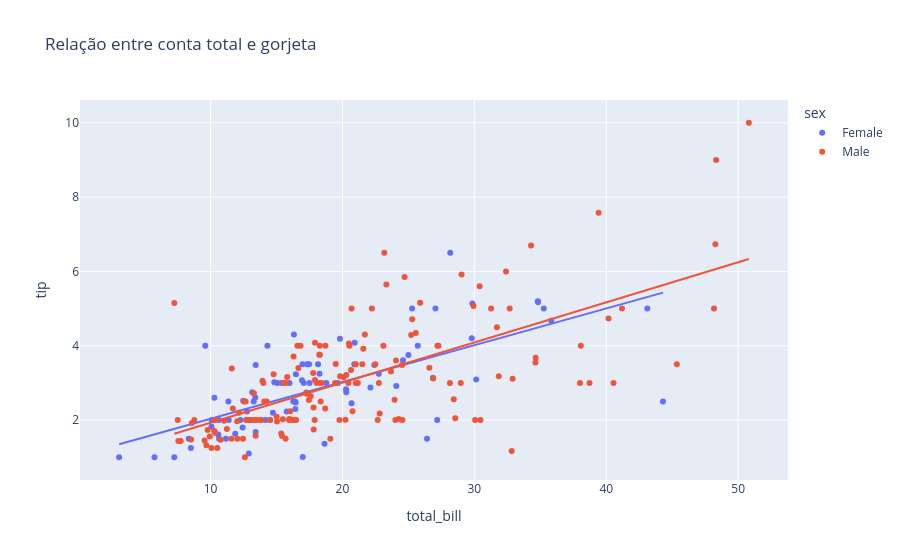

The cell this chart's notebook holds for it:
### Code cell
# Criar um gráfico de dispersão simples
fig_scatter = px.scatter(
    tips,
    x="total_bill",
    y="tip",
    title="Relação entre conta total e gorjeta",
    color="sex",
    trendline="ols"
)
fig_scatter

### Figure 1 — Plotly figure (JSON) as saved in the notebook; plotly's stock layout.template omitted (floating-point values rounded to 4 significant figures; data arrays with more than 128 entries replaced by an {"elided": "..."} marker saying what was removed)
{"data": [{"hovertemplate": "sex=Female<br>total_bill=%{x}<br>tip=%{y}<extra></extra>", "legendgroup": "Female", "marker": {"color": "#636efa", "symbol": "circle"}, "mode": "markers", "name": "Female", "orientation": "v", "showlegend": true, "type": "scatter", "x": [16.99, 24.59, 35.26, 14.83, 10.33, 16.97, 20.29, 15.77, 19.65, 15.06, 20.69, 16.93, 10.29, 34.81, 26.41, 16.45, 3.07, 17.07, 26.86, 25.28, 14.73, 10.07, 34.83, 5.75, 16.32, 22.75, 11.35, 15.38, 44.3, 22.42, 20.92, 14.31, 7.25, 25.71, 17.31, 10.65, 12.43, 24.08, 13.42, 12.48, 29.8, 14.52, 11.38, 20.27, 11.17, 12.26, 18.26, 8.51, 10.33, 14.15, 13.16, 17.47, 27.05, 16.43, 8.35, 18.64, 11.87, 29.85, 25.0, 13.39, 16.21, 17.51, 10.59, 10.63, 9.6, 20.9, 18.15, 19.81, 43.11, 13.0, 12.74, 13.0, 16.4, 16.47, 12.76, 13.27, 28.17, 12.9, 30.14, 13.42, 15.98, 16.27, 10.09, 22.12, 35.83, 27.18, 18.78], "xaxis": "x", "y": [1.01, 3.61, 5.0, 3.02, 1.67, 3.5, 2.75, 2.23, 3.0, 3.0, 2.45, 3.07, 2.6, 5.2, 1.5, 2.47, 1.0, 3.0, 3.14, 5.0, 2.2, 1.83, 5.17, 1.0, 4.3, 3.25, 2.5, 3.0, 2.5, 3.48, 4.08, 4.0, 1.0, 4.0, 3.5, 1.5, 1.8, 2.92, 1.68, 2.52, 4.2, 2.0, 2.0, 2.83, 1.5, 2.0, 3.25, 1.25, 2.0, 2.0, 2.75, 3.5, 5.0, 2.3, 1.5, 1.36, 1.63, 5.14, 3.75, 2.61, 2.0, 3.0, 1.61, 2.0, 4.0, 3.5, 3.5, 4.19, 5.0, 2.0, 2.01, 2.0, 2.5, 3.23, 2.23, 2.5, 6.5, 1.1, 3.09, 3.48, 3.0, 2.5, 2.0, 2.88, 4.67, 2.0, 3.0], "yaxis": "y"}, {"hovertemplate": "<b>OLS trendline</b><br>tip = 0.0988779 * total_bill + 1.04802<br>R<sup>2</sup>=0.466488<br><br>sex=Female<br>total_bill=%{x}<br>tip=%{y} <b>(trend)</b><extra></extra>", "legendgroup": "Female", "marker": {"color": "#636efa", "symbol": "circle"}, "mode": "lines", "name": "Female", "showlegend": false, "type": "scatter", "x": [3.07, 5.75, 7.25, 8.35, 8.51, 9.6, 10.07, 10.09, 10.29, 10.33, 10.33, 10.59, 10.63, 10.65, 11.17, 11.35, 11.38, 11.87, 12.26, 12.43, 12.48, 12.74, 12.76, 12.9, 13.0, 13.0, 13.16, 13.27, 13.39, 13.42, 13.42, 14.15, 14.31, 14.52, 14.73, 14.83, 15.06, 15.38, 15.77, 15.98, 16.21, 16.27, 16.32, 16.4, 16.43, 16.45, 16.47, 16.93, 16.97, 16.99, 17.07, 17.31, 17.47, 17.51, 18.15, 18.26, 18.64, 18.78, 19.65, 19.81, 20.27, 20.29, 20.69, 20.9, 20.92, 22.12, 22.42, 22.75, 24.08, 24.59, 25.0, 25.28, 25.71, 26.41, 26.86, 27.05, 27.18, 28.17, 29.8, 29.85, 30.14, 34.81, 34.83, 35.26, 35.83, 43.11, 44.3], "xaxis": "x", "y": [1.352, 1.617, 1.765, 1.874, 1.889, 1.997, 2.044, 2.046, 2.065, 2.069, 2.069, 2.095, 2.099, 2.101, 2.152, 2.17, 2.173, 2.222, 2.26, 2.277, 2.282, 2.308, 2.31, 2.324, 2.333, 2.333, 2.349, 2.36, 2.372, 2.375, 2.375, 2.447, 2.463, 2.484, 2.504, 2.514, 2.537, 2.569, 2.607, 2.628, 2.651, 2.657, 2.662, 2.67, 2.673, 2.675, 2.677, 2.722, 2.726, 2.728, 2.736, 2.76, 2.775, 2.779, 2.843, 2.854, 2.891, 2.905, 2.991, 3.007, 3.052, 3.054, 3.094, 3.115, 3.117, 3.235, 3.265, 3.297, 3.429, 3.479, 3.52, 3.548, 3.59, 3.659, 3.704, 3.723, 3.736, 3.833, 3.995, 4.0, 4.028, 4.49, 4.492, 4.534, 4.591, 5.311, 5.428], "yaxis": "y"}, {"hovertemplate": "sex=Male<br>total_bill=%{x}<br>tip=%{y}<extra></extra>", "legendgroup": "Male", "marker": {"color": "#EF553B", "symbol": "circle"}, "mode": "markers", "name": "Male", "orientation": "v", "showlegend": true, "type": "scatter", "x": {"elided": "157 float values"}, "xaxis": "x", "y": {"elided": "157 float values"}, "yaxis": "y"}, {"hovertemplate": "<b>OLS trendline</b><br>tip = 0.107861 * total_bill + 0.852148<br>R<sup>2</sup>=0.448569<br><br>sex=Male<br>total_bill=%{x}<br>tip=%{y} <b>(trend)</b><extra></extra>", "legendgroup": "Male", "marker": {"color": "#EF553B", "symbol": "circle"}, "mode": "lines", "name": "Male", "showlegend": false, "type": "scatter", "x": {"elided": "157 float values"}, "xaxis": "x", "y": {"elided": "157 float values"}, "yaxis": "y"}], "layout": {"legend": {"title": {"text": "sex"}, "tracegroupgap": 0}, "title": {"text": "Relação entre conta total e gorjeta"}, "xaxis": {"anchor": "y", "domain": [0, 1], "title": {"text": "total_bill"}}, "yaxis": {"anchor": "x", "domain": [0, 1], "title": {"text": "tip"}}}}
